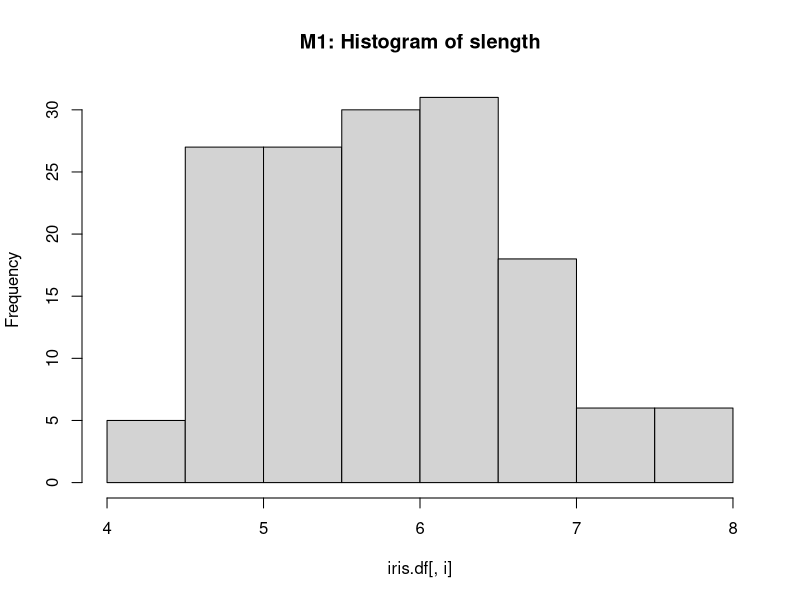
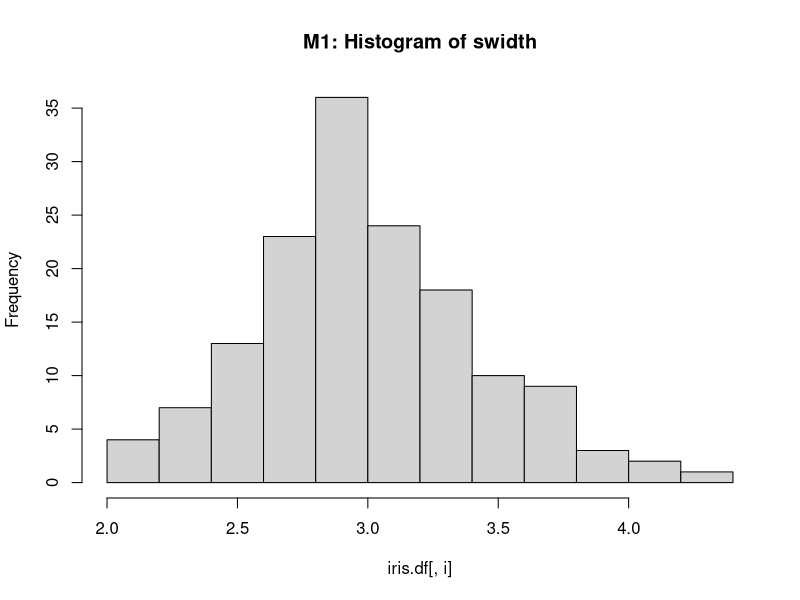
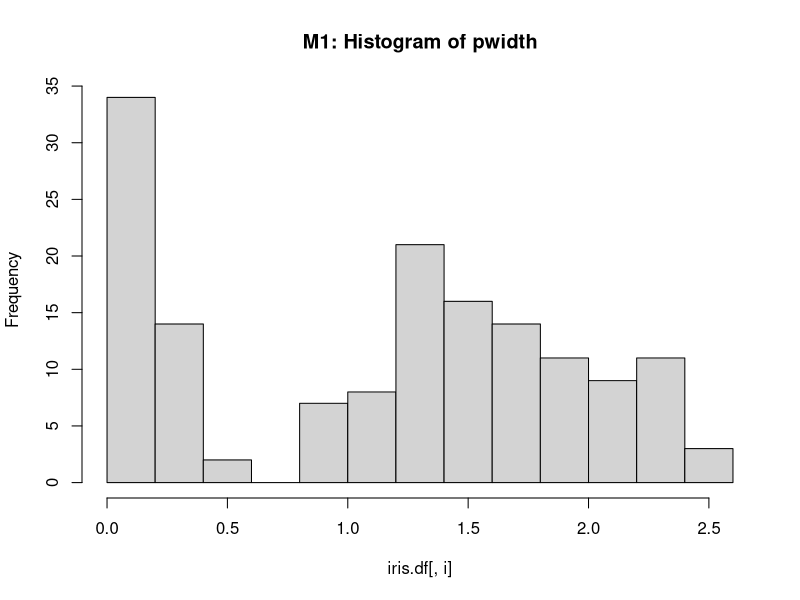
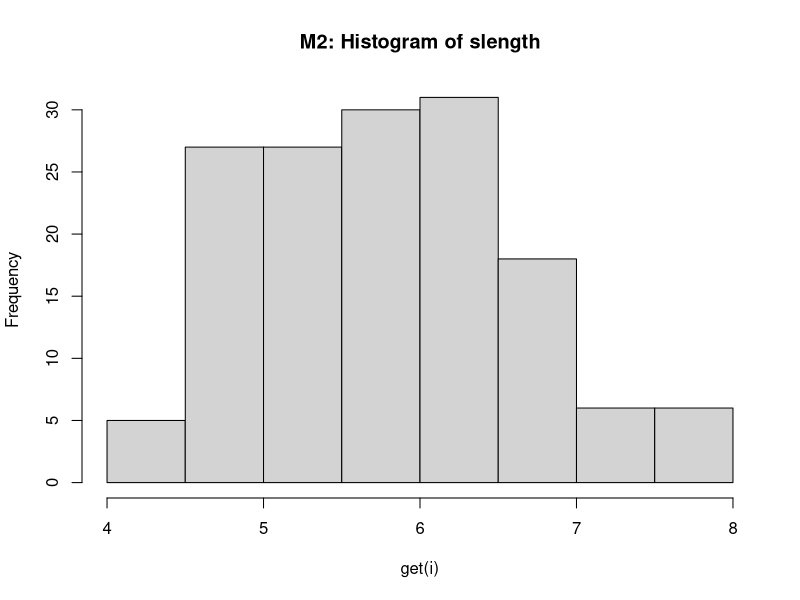
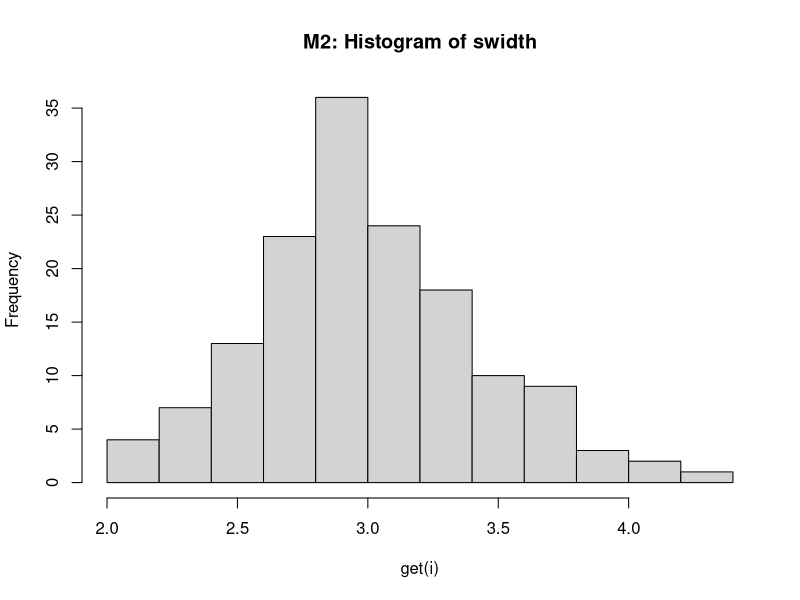
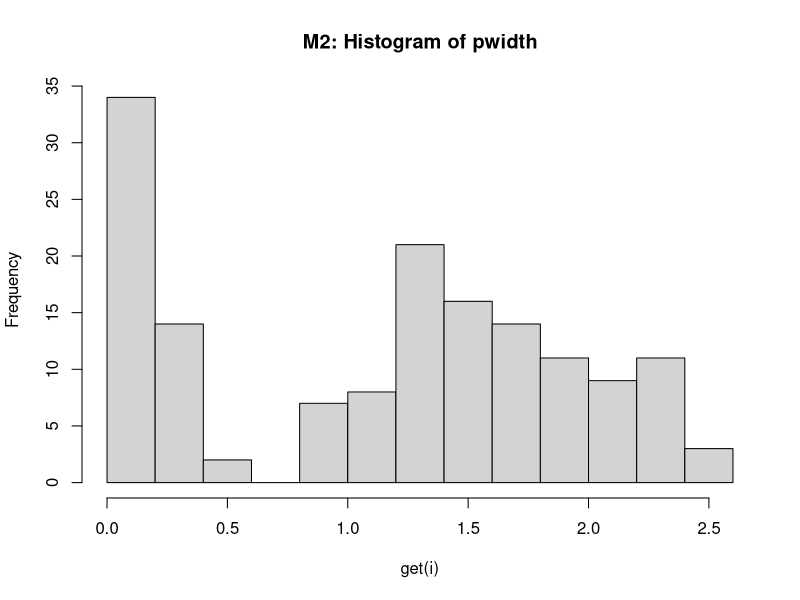
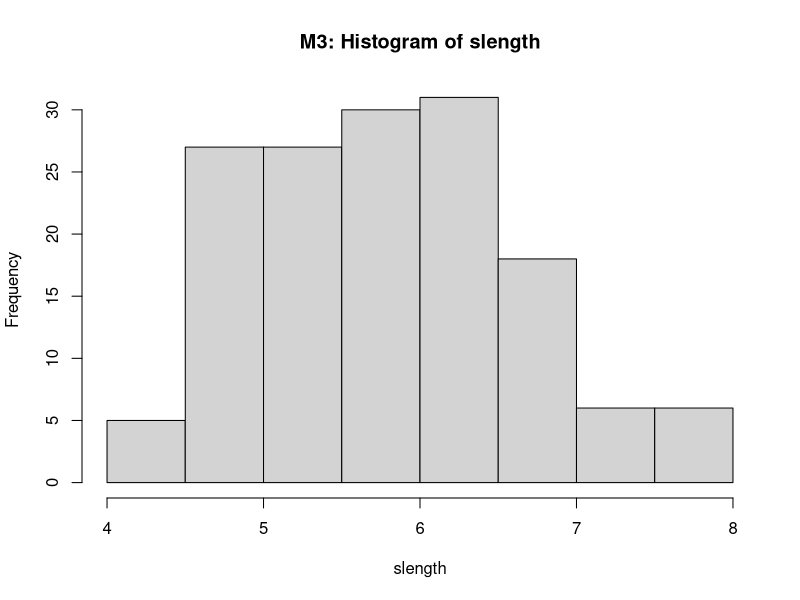
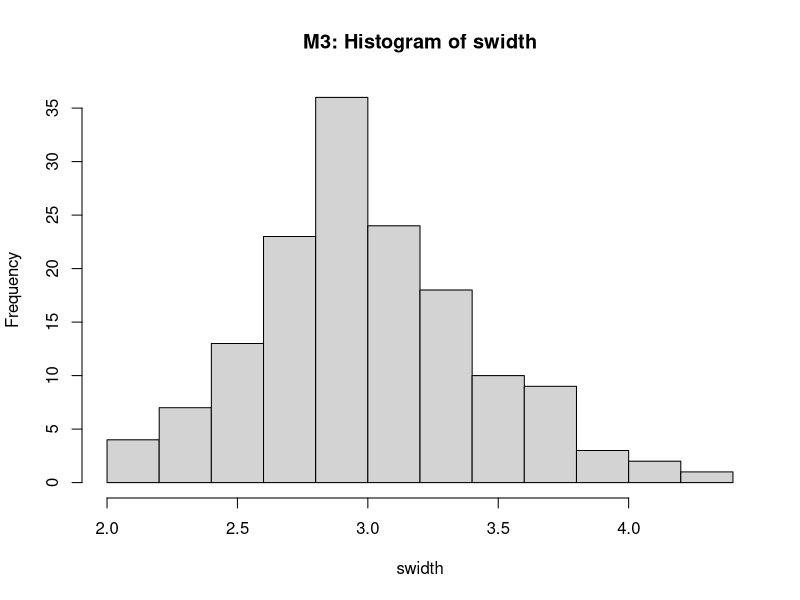

Recreate these plots in R, in order.
rm(list = ls())

# load in iris data from base R
iris.df <- iris

# goal: to draw the histogram for some of our variables. 
# let's assume that we have three different variables we want to draw
slength <- iris$Sepal.Length
swidth <- iris$Sepal.Width
pwidth <- iris$Petal.Width


# method one: put them all into a dataframe, pull from there

iris.df <- data.frame(slength, swidth, pwidth)
names(iris.df)

for (i in 1:3) {
  hist(iris.df[, i], main = paste("M1: Histogram of",names(iris.df)[i]))
}

# method two: using get() on a list of variable names
varlist <- c("slength","swidth","pwidth")
j <- 1
for (i in varlist) {
  hist(get(i), main = paste("M2: Histogram of",varlist[j]))
  j <- j + 1
}

# method three: using eval(parse)
# this might be the most general but it's not really any fun at all
varlist <- c("slength","swidth","pwidth")
for (i in varlist) {
  evalstring = paste0("hist(",i,",main = \"M3: Histogram of ", i,"\")")
  print(evalstring)
  eval(parse(text = evalstring))
}